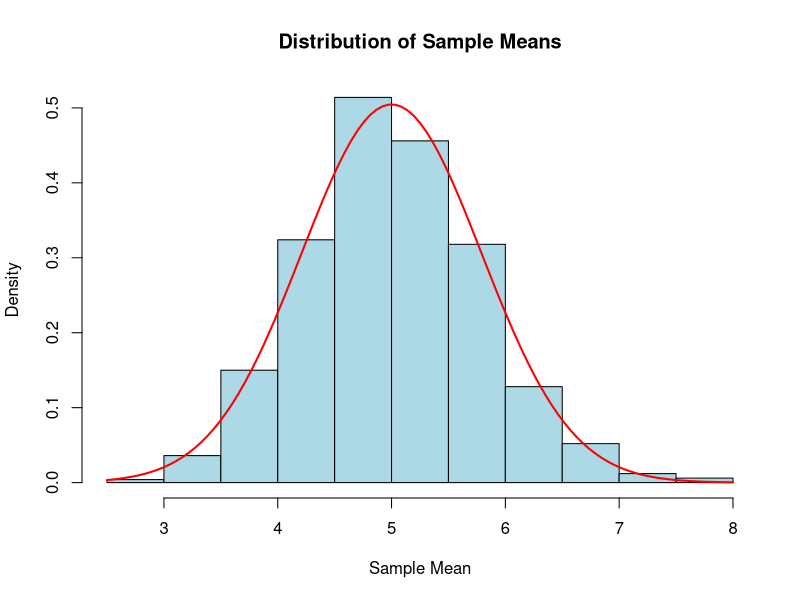
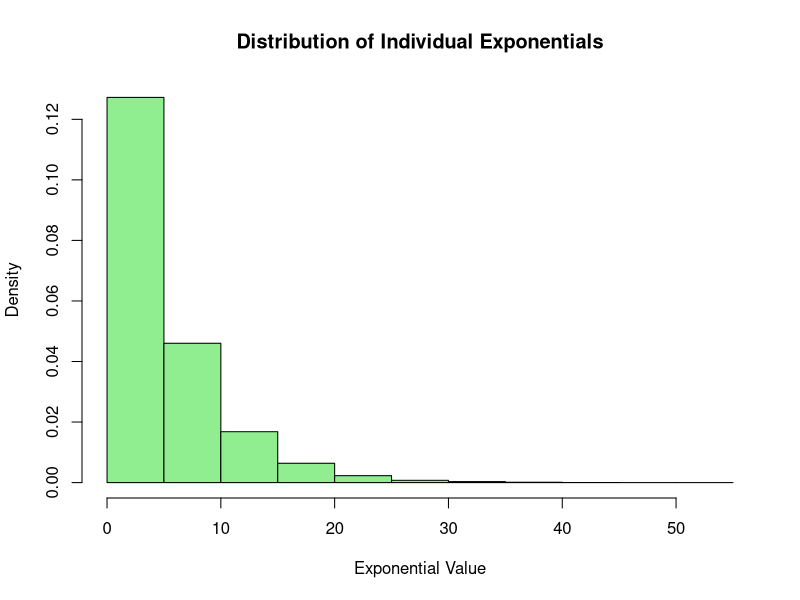

Write R code to recreate these figures, in order.
## ---- chunk 1
knitr::opts_chunk$set(echo = TRUE, warning = FALSE, message = FALSE)
## ---- chunk 2
# Parameters
lambda <- 0.2  # rate parameter of the exponential distribution
n <- 40  # number of exponentials in each sample
simulations <- 1000  # number of simulations

# Theoretical mean and variance of the sample means
theoretical_mean <- 1 / lambda
theoretical_variance <- (1 / lambda)^2 / n  # Variance of the sample mean
## ---- chunk 3
# Set seed for reproducibility
set.seed(123)

# Simulate the data: 1000 simulations, each with 40 exponential values
sample_means <- replicate(simulations, mean(rexp(n, lambda)))

# Sample mean of the sample means
mean_sample_means <- mean(sample_means)
variance_sample_means <- var(sample_means)

# Print results
cat("Sample Mean of Sample Means:", mean_sample_means, "\n")
cat("Variance of Sample Means:", variance_sample_means, "\n")
cat("Theoretical Mean:", theoretical_mean, "\n")
cat("Theoretical Variance:", theoretical_variance, "\n")
## ---- chunk 4
# Plot the distribution of sample means
hist(sample_means, probability = TRUE, 
     main = "Distribution of Sample Means",
     xlab = "Sample Mean", 
     col = "lightblue", 
     border = "black")

# Add the theoretical normal curve to the histogram
curve(dnorm(x, mean = theoretical_mean, sd = sqrt(theoretical_variance)),
      add = TRUE, col = "red", lwd = 2)
## ---- chunk 5
# Plot the distribution of individual exponentials
individual_exponentials <- rexp(simulations * n, lambda)
hist(individual_exponentials, probability = TRUE, 
     main = "Distribution of Individual Exponentials",
     xlab = "Exponential Value", 
     col = "lightgreen", 
     border = "black")
